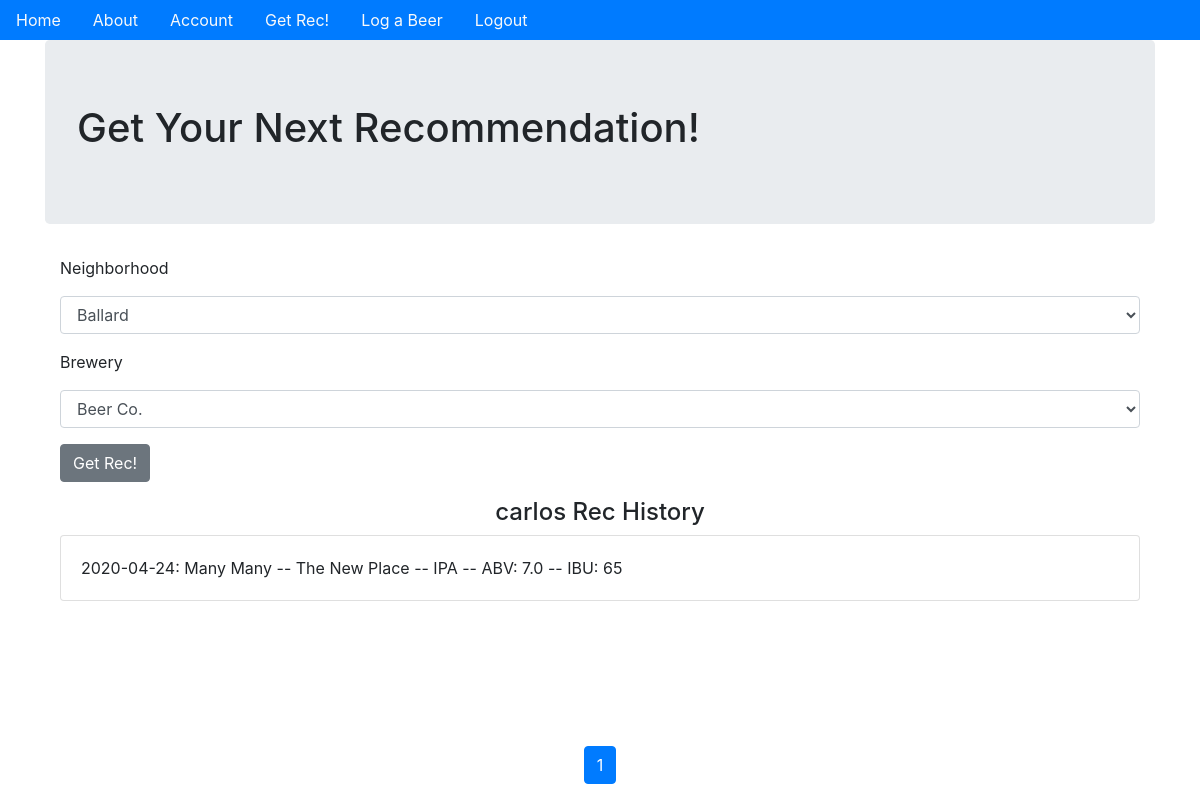
/get_rec (signed in), run on an earlier commit of the app's database.
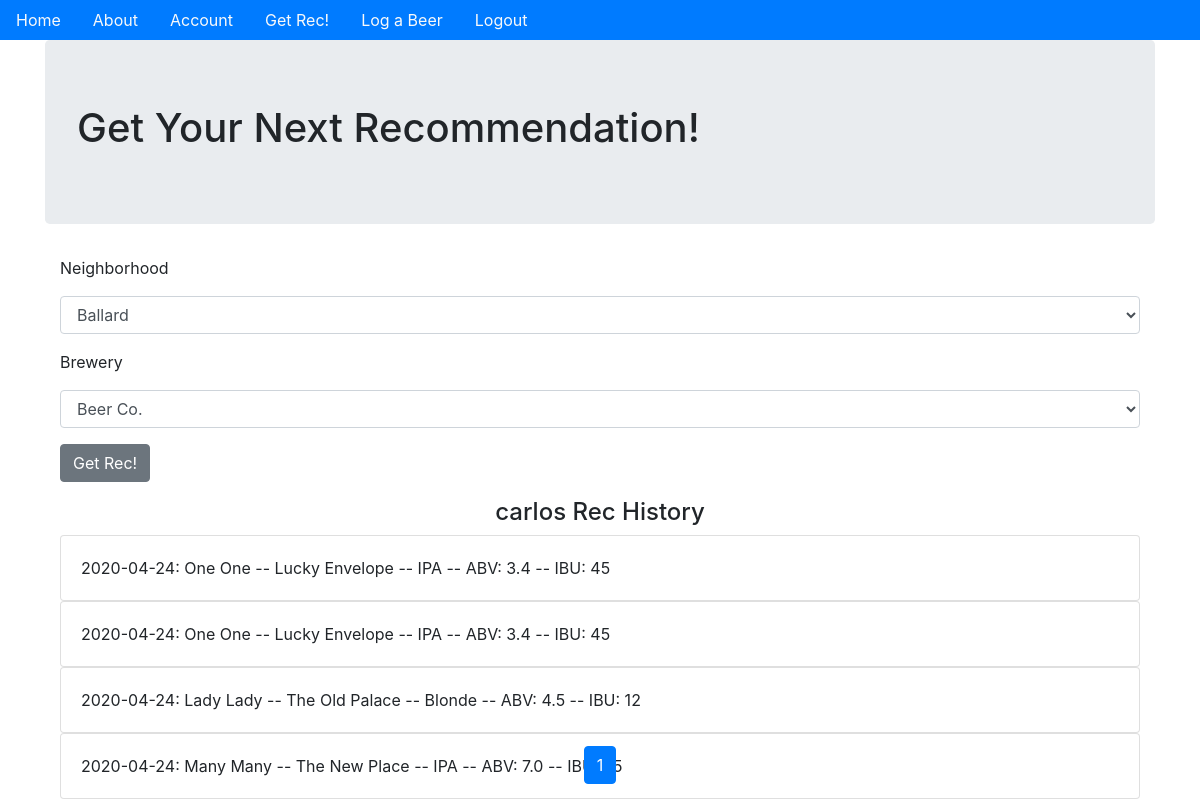
And on a later commit of the database.
### beer_app/models.py (models this page shows, shortened)
class User(db.Model, UserMixin):
    __tablename__ = 'users'
    id = db.Column(db.Integer, primary_key=True)
    profile_image = db.Column(
        db.String(64), nullable=False, default='default_profile.png')
    email = db.Column(db.String(64), unique=True, index=True)
    username = db.Column(db.String(64), unique=True, index=True)
    password_hash = db.Column(db.String(128))
    transactions = db.relationship('Log', backref='user', lazy='dynamic')
    recommendations = db.relationship(
        'Rec', backref='user', lazy='dynamic')

class Rec(db.Model):
    __tablename__ = 'recommendations'
    users = db.relationship(User)
    items = db.relationship(Item)
    id = db.Column(db.Integer, primary_key=True)
    user_id = db.Column(db.Integer, db.ForeignKey('users.id'), nullable=False)
    item_id = db.Column(db.Integer, db.ForeignKey('items.id'), nullable=False)
    date = db.Column(db.DateTime, nullable=False, default=datetime.utcnow)
    def __repr__(self):
        return f"{self.date.strftime('%Y-%m-%d')}: {Item.query.filter_by(id=self.item_id).first()}"

class Item(db.Model):
    __tablename__ = 'items'
    locations = db.relationship(Location)
    id = db.Column(db.Integer, primary_key=True)
    name = db.Column(db.String(64), nullable=False, index=True)
    style = db.Column(db.String(64), nullable=False, index=True)
    abv = db.Column(db.String(4), nullable=False, index=True)
    ibu = db.Column(db.String(3), index=True)
    location_id = db.Column(db.Integer, db.ForeignKey(
        'locations.id'), nullable=False)
    def __repr__(self):
        return f"{self.name} -- {self.locations.name} -- {self.style} -- ABV: {self.abv} -- IBU: {self.ibu}"

class Location(db.Model):
    __tablename__ = 'locations'
    zones = db.relationship(Zone)
    id = db.Column(db.Integer, primary_key=True)
    name = db.Column(db.String(64), index=True)
    address = db.Column(db.String(64))
    phone = db.Column(db.String(10))
    website = db.Column(db.String(64))
    zone_id = db.Column(db.Integer, db.ForeignKey('zones.id'), nullable=False)
    items = db.relationship('Item', backref='location')

### beer_app/actions/views.py (the view, shortened to what this page needs)
@actions.route('/get_rec', methods=['GET', 'POST'])
@login_required
def get_rec():
    form = RecActionForm()
    form.zone.choices = [(zone.id, zone.name)
                         for zone
                         in Zone.query.order_by('name')]
    form.loc.choices = [(loc.id, loc.name)
                        for loc
                        in Location.query.order_by('name')]
    page = request.args.get('page', 1, type=int)
    user_recs = Rec.query.filter_by(user_id=current_user.id).order_by(
        Rec.date.desc()).paginate(page=page, per_page=4)
    return render_template('rec.html', form=form, user_recs=user_recs)

### beer_app/actions/forms.py
class RecActionForm(FlaskForm):
    zone = SelectField('Neighborhood', coerce=int, validators=[DataRequired()])
    loc = SelectField('Brewery', coerce=int, validators=[DataRequired()])
    submit = SubmitField('Get Rec!')

### beer_app/models.py (called while the page is built)
@login_manager.user_loader
def load_user(user_id):
    return User.query.get(user_id)

### beer_app/templates/rec.html (shortened to what this page needs)
{% extends "base.html" %}
{% block content %}
<div class='jumbotron'>
    <h1>Get Your Next Recommendation!</h1>
</div>
<div class='container'>
    <form method="POST" action="" enctype="multipart/form-data">
        <div class='form-group'>
            {{form.zone.label(class='form-group')}}
            {{form.zone(class='form-control')}}
        </div>
        <div class='form-group'>
            {{form.loc.label(class='form-group')}}
            {{form.loc(class='form-control')}}
        </div>
        <div class='form-group'>
            {{form.submit(class='btn btn-secondary')}}
        </div>
    </form>
</div>
{% if user_recs.items %}
<div class='container'>
    <h4 style='text-align:center'> {{current_user.username}} Rec History</h4>
    {% for post in user_recs.items %}
    <div class='card'>
        <div class='card-body'>
            {{post}}
        </div>
    </div>
    {% endfor %}
</div>
<div class="fixed-bottom">
    <nav aria-label='User Recommendation History'>
        <ul class='pagination sticky-bottom justify-content-center'>
            {% for page_num in user_recs.iter_pages(left_edge=1,
                                                                                right_edge=1,
                                                                                left_current=5,
                                                                                right_current=5) %}
            {% if user_recs.page == page_num %}
            <li class='page-item active' aria-current="page">
                <span class="page-link" href="{{url_for('actions.get_rec',page=page_num)}}">{{page_num}}
                </span>
            </li>
            {% else %}
            <li class='page-item'>
                <a class='page-link' href="{{url_for('actions.get_rec',page=page_num)}}">{{page_num}}</a>
            </li>
            {% endif %}
            {% endfor %}
        </ul>
    </nav>
</div>
{% endif %}
{% endblock %}

### beer_app/templates/base.html (shortened to what this page needs)
<!DOCTYPE html>
<html lang="en" dir='ltr'>
<head>
    <link rel="stylesheet" href="https://stackpath.bootstrapcdn.com/bootstrap/4.4.1/css/bootstrap.min.css"
>
</head>
<body>
    <ul class='nav sticky-top bg-primary'>
        <li class='nav-link'>
            <a class='text-light' href="{{url_for('core.index')}}">Home</a>
        </li>
        <li class='nav-link'>
            <a class='text-light' href="{{url_for('core.info')}}">About</a>
        </li>
        {% if current_user.is_authenticated %}
        <li class='nav-link'>
            <a class='text-light' href="{{url_for('users.account')}}">Account</a>
        </li>
        <li class='nav-link'>
            <a class='text-light' href="{{url_for('actions.get_rec')}}">Get Rec!</a>
        </li>
        <li class='nav-link'>
            <a class='text-light' href="{{url_for('actions.log_item')}}">Log a Beer</a>
        </li>
        <li class='nav-link'>
            <a class='text-light' href="{{url_for('users.logout')}}">Logout</a>
        </li>
        {% endif %}
    </ul>
    <div class='container'>
        {% block content %}
        {% endblock %}
    </div>
</body>
</html>

What changed in the data, as far as the page shows it:
added Rec: date+item "2020-04-24: One One -- Lucky Envelope -- IPA -- ABV: 3.4 -- IBU: 45"
added Rec: date+item "2020-04-24: One One -- Lucky Envelope -- IPA -- ABV: 3.4 -- IBU: 45"
added Rec: date+item "2020-04-24: Lady Lady -- The Old Palace -- Blonde -- ABV: 4.5 -- IBU: 12"
